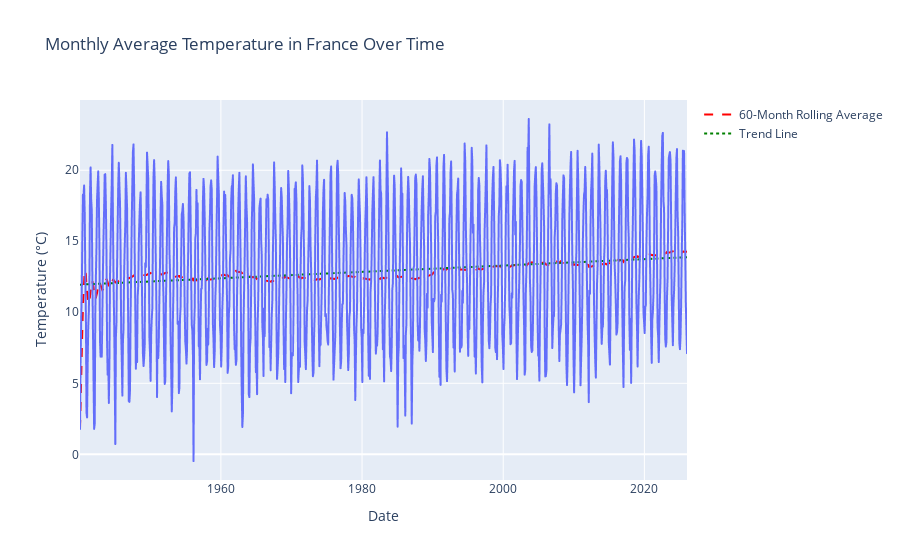

The cell this chart's notebook holds for it:
### Markdown cell above
## 5. Line Plot: Temperature Over Time
Let's see how temperature has changed over time for a specific country.

### Code cell
import numpy as np

fig = px.line(df[df['Entity'] == 'France'], x='Day', y='Monthly average',
              title='Monthly Average Temperature in France Over Time',
              labels={'Monthly average': 'Temperature (°C)', 'Day': 'Date'})

# Add 60-month rolling average
france_data = df[df['Entity'] == 'France'].sort_values('Day').reset_index(drop=True)
france_data['Rolling_Avg_60m'] = france_data['Monthly average'].rolling(window=5*12, min_periods=1).mean()

fig.add_scatter(x=france_data['Day'], y=france_data['Rolling_Avg_60m'],
                mode='lines', name='60-Month Rolling Average',
                line=dict(color='red', dash='dash'))

# Add trend line using numpy polyfit
z = np.polyfit(np.arange(len(france_data)), france_data['Monthly average'], 1)
p = np.poly1d(z)
trend = p(np.arange(len(france_data)))

fig.add_scatter(x=france_data['Day'], y=trend,
                mode='lines', name='Trend Line',
                line=dict(color='green', dash='dot'))

fig.show()

### Figure 1 — Plotly figure (JSON) as saved in the notebook; plotly's stock layout.template omitted (floating-point values rounded to 4 significant figures; data arrays with more than 128 entries replaced by an {"elided": "..."} marker saying what was removed)
{"data": [{"hovertemplate": "Date=%{x}<br>Temperature (°C)=%{y}<extra></extra>", "legendgroup": "", "line": {"color": "#636efa", "dash": "solid"}, "marker": {"symbol": "circle"}, "mode": "lines", "name": "", "showlegend": false, "type": "scattergl", "x": {"elided": "1033 str values"}, "xaxis": "x", "y": {"elided": "1033 float values"}, "yaxis": "y"}, {"line": {"color": "red", "dash": "dash"}, "mode": "lines", "name": "60-Month Rolling Average", "type": "scatter", "x": {"elided": "1033 str values"}, "y": {"elided": "1033 float values"}}, {"line": {"color": "green", "dash": "dot"}, "mode": "lines", "name": "Trend Line", "type": "scatter", "x": {"elided": "1033 str values"}, "y": {"elided": "1033 float values"}}], "layout": {"legend": {"tracegroupgap": 0}, "title": {"text": "Monthly Average Temperature in France Over Time"}, "xaxis": {"anchor": "y", "domain": [0, 1], "title": {"text": "Date"}}, "yaxis": {"anchor": "x", "domain": [0, 1], "title": {"text": "Temperature (°C)"}}}}
